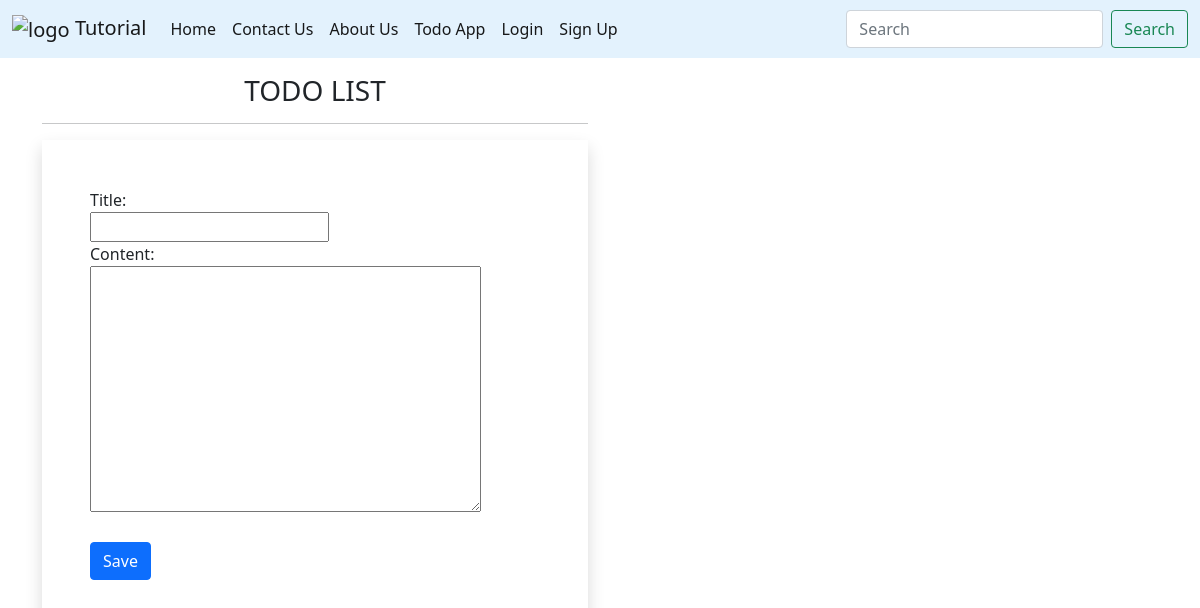
The page /todo/ on the database as committed earlier.
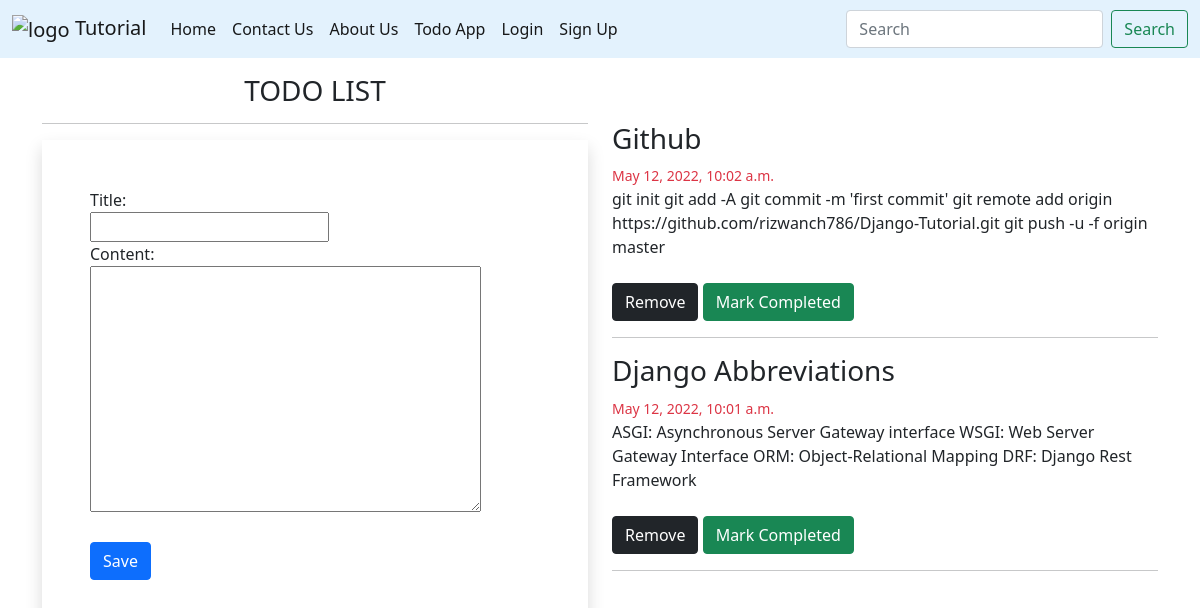
The same page on the database as committed later.
### tutorial/models.py (models this page shows)
class ToDo(models.Model):
    user = models.ForeignKey(User, on_delete=models.CASCADE, null=True, blank=True)
    title = models.CharField(max_length=30)
    content = models.TextField(max_length=1000)
    published_date = models.DateTimeField(default=timezone.now)
    completed = models.BooleanField(default=False)

### tutorial/views.py (the view)
# urls.py: path('todo/', todo_app, name='todo-app'),
def todo_app(request):
    item_list = ToDo.objects.order_by("-published_date")
    if request.method == 'POST':
        todo_form = TodoForm(request.POST)
        if todo_form.is_valid():
            todo_form.save()
            messages.info(request, "item Saved !!!")
            return redirect('todo-app')
    form = TodoForm()
    return render(request, 'todo.html', {
             "forms" : form,
             "list" : item_list,
             "title" : "TODO LIST",
           })

### tutorial/forms.py
class TodoForm(forms.ModelForm):
    class Meta:
        model = ToDo
        fields = ['title', 'content']

### tutorial/templates/todo.html (shortened to what this page needs)
{% extends 'base.html' %} {% load static %}  {% block content %}
<div class="container">
    <div class="row my-3">
        <div class=" col-sm-6 ">
            <h3 class="text-center">{{title}}</h3>
            <hr>
            <form action="" method="post" novalidate class="shadow p-5">
                {% for fm in forms %}
                <div class="form-group">
                    {{fm.label_tag}}
                    <br>{{fm}}
                    <small class="text-danger">{{fm.errors|striptags}}</small><br>
                </div>
                {% endfor %}
                <input type="submit" value="Save" class="btn btn-primary mt-4"> <br>
            </form>
        </div>
    </div>
    <div class="col-sm-6 my-5" style="float: right;">
        {% for l in list %}
        <h3>{{l.title}}</h3>
        <small class="text-danger">{{l.published_date}}</small><br>
        {% if l.completed %}
            <strike><span>{{l.content}}</span></strike>
        {% else %}
            <span>{{l.content}}</span>
        {% endif %}
        <br><br>
        <a href="{% url 'del-todo' l.id %}"><button type="button" class="btn btn-dark">Remove</button></a>
        <a href="{% url 'mark-completed' l.id %}"><button type="button" class="btn btn-success">Mark Completed</button></a>
        <hr>
        {% endfor %}
    </div>
</div>
{% endblock content %}

Rows that differ between the two databases and show on the page:
added ToDo: title "Github", published_date "May 12, 2022, 10:02 a.m.", content "git init git add -A git commit -m 'first commit' git remote add origin https://github.com/rizwanch786/Django-Tutorial.git git push -u -f origin master"
added ToDo: title "Django Abbreviations", published_date "May 12, 2022, 10:01 a.m.", content "ASGI: Asynchronous Server Gateway interface WSGI: Web Server Gateway Interface ORM: Object-Relational Mapping DRF: Django Rest Framework"
